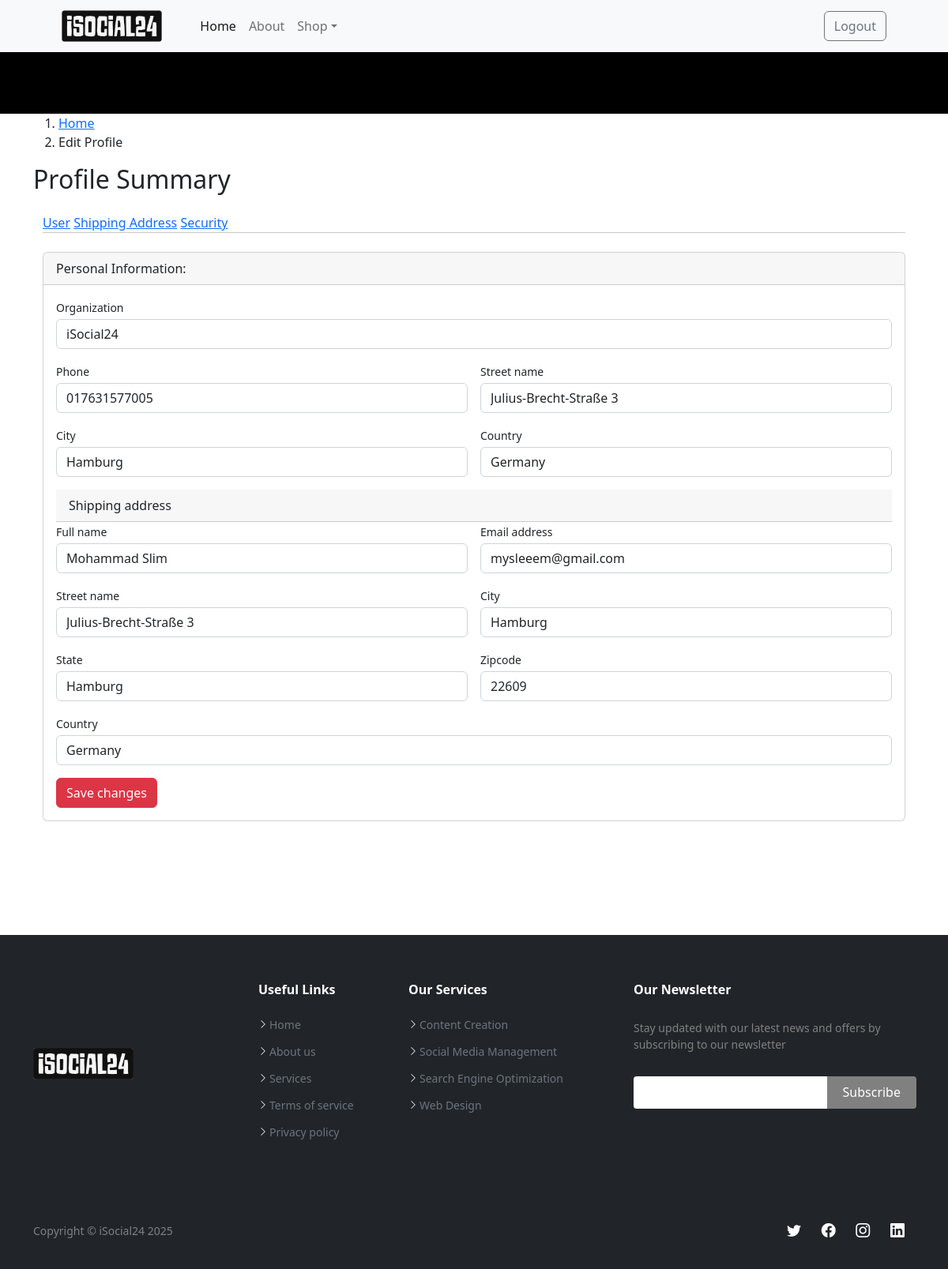
/update_info (signed in), run on the app's committed database.
### main/models.py (models this page shows, shortened)
class Profile(models.Model):
    user = models.OneToOneField(User, on_delete=models.CASCADE)
    date_modified = models.DateTimeField(User, auto_now=True)
    phone = models.CharField(max_length=20, blank=True)
    address1 = models.CharField(max_length=200, blank=True)
    address2 = models.CharField(max_length=200, blank=True)
    city = models.CharField(max_length=20, blank=True)
    state = models.CharField(max_length=20, blank=True)
    zipcode = models.CharField(max_length=20, blank=True)
    country = models.CharField(max_length=20, blank=True)
    company = models.CharField(max_length=200, blank=True)
    old_cart = models.CharField(max_length=200, blank=True, null=True)

### payment/models.py (models this page shows, shortened)
class ShippingAddress(models.Model):
    user = models.ForeignKey(User, on_delete=models.CASCADE, null=True, blank=True)
    shipping_full_name = models.CharField(max_length=255)
    shipping_email = models.CharField(max_length=255)
    shipping_address1 = models.CharField(max_length=255)
    shipping_address2 = models.CharField(max_length=255)
    shipping_city = models.CharField(max_length=255)
    shipping_state = models.CharField(max_length=255, null=True, blank=True)
    shipping_zipcode = models.CharField(max_length=255, null=True, blank=True)
    shipping_country = models.CharField(max_length=255)
    class Meta:
        verbose_name_plural = "Shipping Address"

### main/views.py (the view)
# urls.py: path('update_info', views.update_info, name='update_info'),
def update_info(request):
    if request.user.is_authenticated:
        current_user = Profile.objects.get(user__id=request.user.id)
        try:
            shipping_user = ShippingAddress.objects.get(user__id=request.user.id)
        except ShippingAddress.DoesNotExist:
            shipping_user = ShippingAddress(user=request.user)
            shipping_user.save()
        form = UserInfoForm(request.POST or None, instance=current_user)
        shipping_form = ShippingForm(request.POST or None, instance=shipping_user)
        if form.is_valid() and shipping_form.is_valid():
            form.save()
            shipping_form.save()
            messages.success(request, "Profile Info has been updated!")
            return redirect('home')
        return render(request, "update_info.html", {'form': form, 'shipping_form': shipping_form})
    else:
        messages.success(request, "Please login to update the user.")
        return redirect('home')

### cart/context_processors.py (called while the page is built)
def cart(request):
    return {'cart': Cart(request)}

### main/templates/update_info.html (shortened to what this page needs)
{% extends 'base.html' %}
{% block content %}
<div id="product_slide" class="product_slide" style="background: black;">
    <br/><br/><br/><br/><br/><br/>
</div>
<main id="main">
    <section id="cart-cont-initial" class="cart-cont-initial">
      <div class="container">
        <ol>
          <li><a href="{% url 'home' %}">Home</a></li>
          <li>Edit Profile</li>
        </ol>
        <h2>Profile Summary</h2>
      </div>
    </section>
<div class="container-xl px-4 mt-4">
  <nav class="nav-profile nav-profile-borders">
      <a class="nav-profile-link" href="{% url 'update_user' %}">User</a>
      <a class="nav-profile-link active ms-0" href="{% url 'update_info' %}">Shipping Address</a>
      <a class="nav-profile-link" href="{% url 'update_password' %}">Security</a>
  </nav>
  <hr class="mt-0 mb-4">
  <div class="row">
      <div class="col-xl-12">
          <div class="card mb-4">
              <div class="card-header">Personal Information:</div>
              <div class="card-body">
                  <form method="POST" action="{% url 'update_info' %}">
                      <div class="mb-3">
                          <label class="small mb-1" for="username">Organization</label>
                          {{ form.company }}
                      </div>
                      <div class="row gx-3 mb-3">
                          <div class="col-md-6">
                              <label class="small mb-1" for="inputFirstName">Phone</label>
                              {{ form.phone }}
                          </div>
                          <div class="col-md-6">
                              <label class="small mb-1" for="inputLastName">Street name</label>
                              {{ form.address1 }}
                          </div>
                      </div>
                      <div class="row gx-3 mb-3">
                        <div class="col-md-6">
                            <label class="small mb-1" for="inputFirstName">City</label>
                            {{ form.city }}
                        </div>
                        <div class="col-md-6">
                            <label class="small mb-1" for="inputLastName">Country</label>
                            {{ form.country }}
                        </div>
                    </div>
                    <div class="card-header">Shipping address</div>
                    <div class="row gx-3 mb-3">
                      <div class="col-md-6">
                          <label class="small mb-1" for="inputFirstName">Full name</label>
                          {{ shipping_form.shipping_full_name }}
                      </div>
                      <div class="col-md-6">
                          <label class="small mb-1" for="inputLastName">Email address</label>
                          {{ shipping_form.shipping_email }}
                      </div>
                  </div>
                  <div class="row gx-3 mb-3">
                    <div class="col-md-6">
                        <label class="small mb-1" for="inputFirstName">Street name</label>
                        {{ shipping_form.shipping_address1 }}
                    </div>
                    <div class="col-md-6">
                        <label class="small mb-1" for="inputLastName">City</label>
                        {{ shipping_form.shipping_city }}
                    </div>
                </div>
                <div class="row gx-3 mb-3">
                  <div class="col-md-6">
                      <label class="small mb-1" for="inputFirstName">State</label>
                      {{ shipping_form.shipping_state }}
                  </div>
                  <div class="col-md-6">
                      <label class="small mb-1" for="inputLastName">Zipcode</label>
                      {{ shipping_form.shipping_zipcode }}
                  </div>
              </div>
              <div class="mb-3">
                <label class="small mb-1" for="username">Country</label>
                {{ shipping_form.shipping_country }}
            </div>
                      <button typ="submit" class="btn btn btn-danger">Save changes</button>
                  </form>
              </div>
          </div>
      </div>
  </div>
</div>
<br/><br/><br/><br/><br/>
{% endblock %}

### data on the page
Profile: company "iSocial24", phone "017631577005", address1 "Julius-Brecht-Straße 3", city "Hamburg", country "Germany"
ShippingAddress: shipping_full_name "Mohammad Slim", shipping_email "mysleeem@gmail.com", shipping_address1 "Julius-Brecht-Straße 3", shipping_city "Hamburg", shipping_state "Hamburg", shipping_zipcode "22609", shipping_country "Germany"
